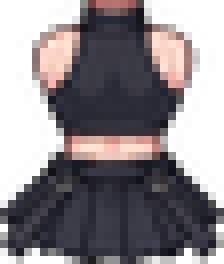
#> input picture archive/rpg/hong-native-v1/parts/hong_B_body.png, 28 x 33 px (shown 8 times larger); its folder holds 3 pictures in this run; the run also reads 1 picture not shown here
$ python align-hong-native-parts.py
#> lines starting #> are read from the running program, lines starting #| are printed output that depends on the picture; pictures that were not available may be replaced by others from this repository, and a replacement may not be noted
"""Deterministic UV registration of existing cutouts; no new character art."""
from pathlib import Path
from PIL import Image,ImageOps
import math
ROOT=Path(__file__).resolve().parents[2]
SRC=ROOT/'archive/rpg/hong-native-v1';OUT=ROOT/'public/rpg/characters/hong/native-axe/parts';OUT.mkdir(parents=True,exist_ok=True)
for p in (SRC/'parts').glob('*.png'):Image.open(p).save(OUT/p.name)
def spans(im):
 a=im.getchannel('A');rows=[]
 for y in range(im.height):
  xs=[x for x in range(im.width)if a.getpixel((x,y))>40];rows.append((min(xs),max(xs)+1)if xs else None)
 return rows
def arm(name):
#> called with name = 'B_Rarm'
 im=Image.open(SRC/'parts'/('hong_'+name+'.png')).convert('RGBA')
#> im is the input picture: PIL image 28x33 RGBA; mean R, G, B, A 51.6, 45.2, 49.4, 160.6
 if name=='B_Rarm':im=ImageOps.mirror(im)
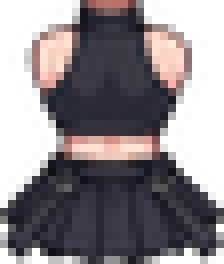
#> im: PIL image 28x33 RGBA (shown 8 times larger); mean R, G, B, A 51.6, 45.2, 49.4, 160.6; transparent parts drawn white
 ref=Image.open(SRC/'reference-parts'/('cos15_'+name+'.png')).convert('RGBA');s=spans(im);dest=spans(ref);out=Image.new('RGBA',im.size)
#> in spans, `a = im.getchannel('A')`:
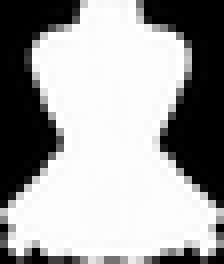
#> a: PIL image 28x33 L (shown 8 times larger); min 0, max 255, mean 160.6
#> the loop in spans, `for y in range(im.height):` made 33 passes
#> xs on passes 1, 2, 3, 4, 15, 16, 17, 18, 19, 20, 33: [10, 11, 12, 13, 14, 15, 16, 17], [10, 11, 12, 13, 14, 15, 16, 17], [9, 10, 11, 12, 13, 14, 15, 16, 17], [6, 7, 8, 9, 10, 11, 12, 13, 14, 15, 16, 17, 18, 19, 20, 21], [6, 7, 8, 9, 10, 11, 12, 13, 14, 15, 16, 17, 18, 19, 20, 21], [6, 7, 8, 9, 10, 11, 12, 13, 14, 15, 16, 17, 18, 19, 20], [7, 8, 9, 10, 11, 12, 13, 14, 15, 16, 17, 18, 19, 20], [7, 8, 9, 10, 11, 12, 13, 14, 15, 16, 17, 18, 19], [7, 8, 9, 10, 11, 12, 13, 14, 15, 16, 17, 18, 19], [6, 7, 8, 9, 10, 11, 12, 13, 14, 15, 16, 17, 18, 19, 20, 21], [2, 6, 7, 9, 10, 11, 12, 13, 14, 15, 16, 17, 18, 19, 25]
#> after the loop in spans, `for y in range(im.height):`: rows = 33 pairs, first value 0 to 10, second value 18 to 28
#> after `s = spans(im)`: s has the same summary as rows in spans
#> after `dest = spans(ref)`: dest = 29 pairs, first value 0 to 5, second value 11 to 13
#> after `out = Image.new('RGBA', im.size)`: out: PIL image 28x33 RGBA; every value is 0
 # Register each row to the native UV envelope. This puts the elbow at the
 # native .47/.52 bend and retains the native 28.68-degree forearm rest curve.
 valid=[y for y,r in enumerate(s)if r]
#> valid = 33 values from 0 to 32
 for y,d in enumerate(dest):
  if not d:continue
  sy=min(valid,key=lambda v:abs(v-y));l,r=s[sy];strip=im.crop((l,sy,r,sy+1)).resize((d[1]-d[0],1),Image.Resampling.BICUBIC);out.paste(strip,(d[0],y))
#> this loop made 29 passes
#> (d, l, r) on passes 1 to 12: ((5, 11), 10, 18), ((4, 12), 10, 18), ((3, 13), 9, 18), ((3, 13), 6, 22), ((3, 13), 5, 23), ((2, 12), 4, 24), ((2, 12), 3, 24), ((2, 12), 3, 24), ((2, 11), 4, 24), ((2, 11), 4, 24), ((2, 11), 4, 23), ((2, 11), 5, 23)
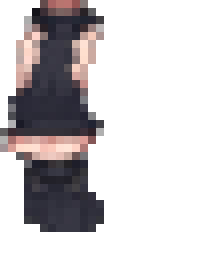
#> out: PIL image 28x33 RGBA (shown 8 times larger); mean R, G, B, A 24.9, 21.3, 22.8, 71.7; transparent parts drawn white
 out.save(OUT/('hong_'+name+'.png'))
#> (the run stopped early here; a loop or call above may not have finished)
